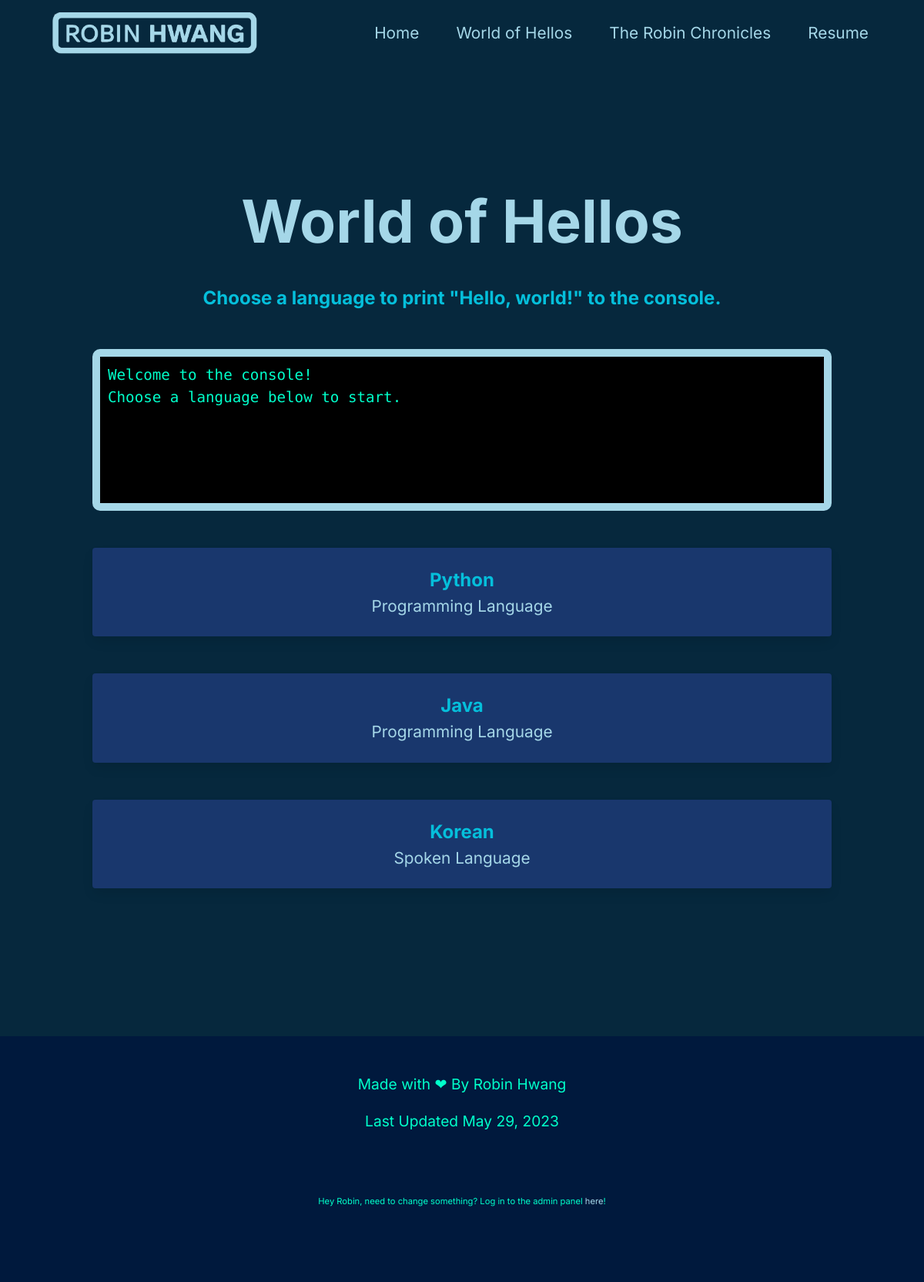
/worldofhellos, run on the app's committed database.
### tables this page shows
CREATE TABLE languages (name TEXT UNIQUE CHECK(name <> ""), family TEXT NOT NULL, greeting TEXT NOT NULL CHECK(greeting <> ""));

### app.py (the view)
@app.route('/worldofhellos')
def worldOfHellos():
    selectedlanguage = request.args.get('selectedlanguage', default = "python", type = str)
    con = sqlite3.connect("database.db")
    con.row_factory = sqlite3.Row
    cur = con.cursor()
    cur.execute("SELECT * FROM languages")
    rows = cur.fetchall()
    languageRows = [{"name": row[0], "family": row[1], "greeting": row[2]} for row in rows]
    con.close()
    return render_template("worldofhellos.html",languageRows=languageRows)

### templates/worldofhellos.html (shortened to what this page needs)
<!DOCTYPE html>
<html lang="en">
    <head>
        <link rel="stylesheet" href="https://cdn.jsdelivr.net/npm/bulma@0.9.4/css/bulma.min.css">
        <link href="{{ url_for('static', filename='style.css' ) }}" rel="stylesheet" type="text/css" />
    </head>
    <body>
        {% include 'navbar.html' %}
        <section class="section is-medium blue1Bg">
            <div class="container has-text-centered">
                <h1 class="introTitle pb-5 blue4">World of Hellos</h1>
                <p class="blue3" style="font-size:1.5rem;font-weight:bold;">Choose a language to print "Hello, world!" to the console.</p>
                <section class="hero is-small">
                    <div class="hero-body">
                    </div>
                </section>
                <div class="has-text-left console codeFont" id="consoleBox">
                    Welcome to the console!
                    <br>
                    Choose a language below to start.
                </div>
                <section class="hero is-small">
                    <div class="hero-body">
                    </div>
                </section>
                {% for item in languageRows %}
                <div class="card blue2Bg blue3 cardHover" id="{{ item['name'] }}">
                    <div class="card-content blue3">
                        <div class="media">
                            <div class="media-content">
                                <p class="cardTitle">{{ item["name"] }}</p>
                                <p class="cardSubtitle blue4">{{ item["family"] }}</p>
                            </div>
                        </div>
                    </div>
                </div>
                <section class="hero is-small">
                    <div class="hero-body">
                    </div>
                </section>
                {% endfor %}
            </div>
        </section>
        {% include 'footer.html' %}
    </body>
</html>

### static/style.css (style rules this page uses)
body { font-family: 'Inter', sans-serif; }
.codeFont { font-family: 'M PLUS 1 Code', sans-serif;; }
.blue1Bg { background-color: #06283D; }
.blue2Bg { background-color: #19376D; }
.blue3 { color: #05BFDB; }
.blue4 { color: #A5D7E8; }
.introTitle { font-size: 4.8rem; font-weight: bold; }
.cardTitle { font-size:1.5rem; font-weight: bold; }
.cardSubtitle { font-size:1.3rem; }
.cardHover { transition: all 0.3s; }
.console { border:10px solid #A5D7E8; border-radius: 10px; color:#00FFCA; font-size: 1.2rem; box-sizing: border-box; padding: 10px; background-color: black; min-height:210px; }

### data on the page
languages: name "Python", family "Programming Language"
languages: name "Java", family "Programming Language"
languages: name "Korean", family "Spoken Language"
